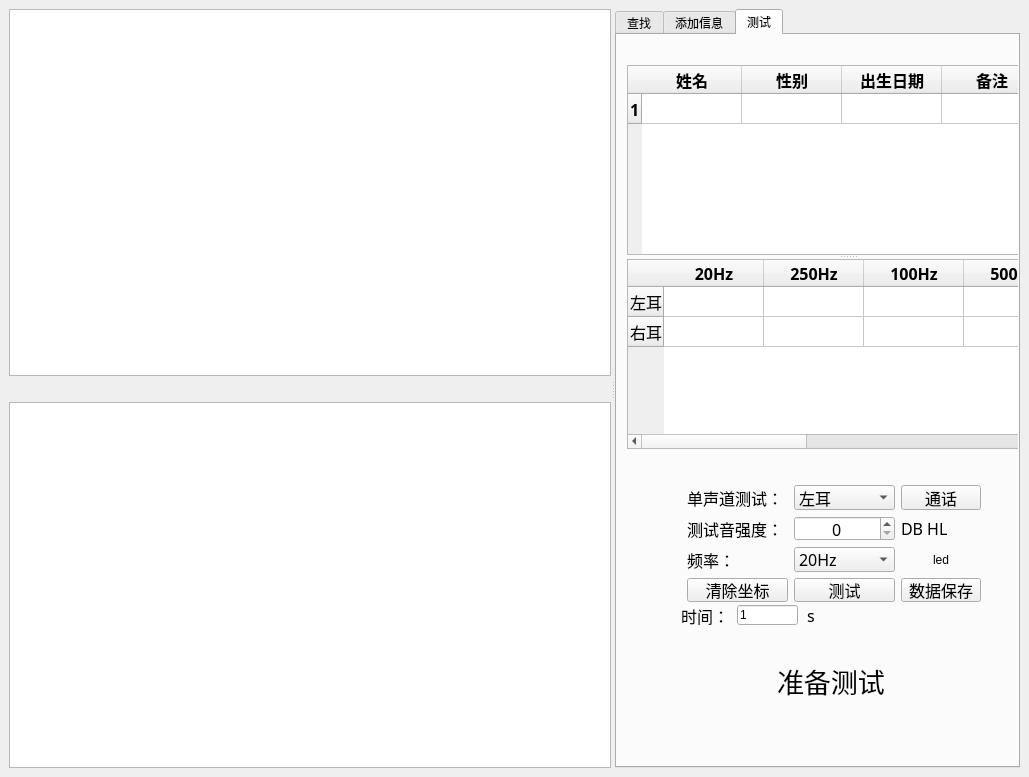
<?xml version="1.0" encoding="UTF-8"?>
<ui version="4.0">
 <class>chart</class>
 <widget class="QMainWindow" name="chart">
  <property name="geometry">
   <rect>
    <x>0</x>
    <y>0</y>
    <width>1029</width>
    <height>777</height>
   </rect>
  </property>
  <property name="windowTitle">
   <string>chart</string>
  </property>
  <widget class="QWidget" name="centralwidget">
   <layout class="QHBoxLayout" name="horizontalLayout_2">
    <item>
     <widget class="QSplitter" name="splitter">
      <property name="orientation">
       <enum>Qt::Horizontal</enum>
      </property>
      <widget class="QWidget" name="verticalLayoutWidget_2">
       <layout class="QVBoxLayout" name="chart_2">
        <item>
         <widget class="QtCharts::QChartView" name="left_dBHz_chart_widget"/>
        </item>
        <item>
         <spacer name="verticalSpacer">
          <property name="orientation">
           <enum>Qt::Vertical</enum>
          </property>
          <property name="sizeType">
           <enum>QSizePolicy::Fixed</enum>
          </property>
          <property name="sizeHint" stdset="0">
           <size>
            <width>20</width>
            <height>20</height>
           </size>
          </property>
         </spacer>
        </item>
        <item>
         <widget class="QtCharts::QChartView" name="right_dBHz_chart_widget"/>
        </item>
       </layout>
      </widget>
      <widget class="QTabWidget" name="tabWidget">
       <property name="currentIndex">
        <number>2</number>
       </property>
       <widget class="QWidget" name="tab_3">
        <attribute name="title">
         <string>查找</string>
        </attribute>
        <widget class="QWidget" name="search_Widget" native="true">
         <property name="geometry">
          <rect>
           <x>10</x>
           <y>10</y>
           <width>551</width>
           <height>737</height>
          </rect>
         </property>
         <widget class="QTableWidget" name="information_table">
          <property name="geometry">
           <rect>
            <x>0</x>
            <y>10</y>
            <width>419</width>
            <height>192</height>
           </rect>
          </property>
          <property name="sizePolicy">
           <sizepolicy hsizetype="MinimumExpanding" vsizetype="Preferred">
            <horstretch>0</horstretch>
            <verstretch>0</verstretch>
           </sizepolicy>
          </property>
          <property name="maximumSize">
           <size>
            <width>16777215</width>
            <height>16777215</height>
           </size>
          </property>
          <property name="layoutDirection">
           <enum>Qt::LeftToRight</enum>
          </property>
          <property name="lineWidth">
           <number>5</number>
          </property>
          <row>
           <property name="text">
            <string>1</string>
           </property>
           <property name="font">
            <font>
             <family>楷体</family>
             <pointsize>12</pointsize>
             <weight>75</weight>
             <bold>true</bold>
            </font>
           </property>
          </row>
          <column>
           <property name="text">
            <string>姓名</string>
           </property>
           <property name="font">
            <font>
             <family>楷体</family>
             <pointsize>12</pointsize>
             <weight>75</weight>
             <bold>true</bold>
            </font>
           </property>
          </column>
          <column>
           <property name="text">
            <string>性别</string>
           </property>
           <property name="font">
            <font>
             <family>楷体</family>
             <pointsize>12</pointsize>
             <weight>75</weight>
             <bold>true</bold>
            </font>
           </property>
          </column>
          <column>
           <property name="text">
            <string>出生日期</string>
           </property>
           <property name="font">
            <font>
             <family>楷体</family>
             <pointsize>12</pointsize>
             <weight>75</weight>
             <bold>true</bold>
            </font>
           </property>
          </column>
          <column>
           <property name="text">
            <string>备注</string>
           </property>
           <property name="font">
            <font>
             <family>楷体</family>
             <pointsize>12</pointsize>
             <weight>75</weight>
             <bold>true</bold>
            </font>
           </property>
          </column>
          <item row="0" column="0">
           <property name="text">
            <string/>
           </property>
           <property name="font">
            <font>
             <family>楷体</family>
             <pointsize>12</pointsize>
            </font>
           </property>
          </item>
          <item row="0" column="1">
           <property name="text">
            <string/>
           </property>
           <property name="font">
            <font>
             <family>楷体</family>
             <pointsize>12</pointsize>
            </font>
           </property>
          </item>
          <item row="0" column="2">
           <property name="text">
            <string/>
           </property>
           <property name="font">
            <font>
             <family>楷体</family>
             <pointsize>12</pointsize>
            </font>
           </property>
          </item>
          <item row="0" column="3">
           <property name="text">
            <string/>
           </property>
           <property name="font">
            <font>
             <family>楷体</family>
             <pointsize>12</pointsize>
            </font>
           </property>
           <property name="textAlignment">
            <set>AlignCenter</set>
           </property>
          </item>
         </widget>
         <widget class="QLineEdit" name="search_Edit">
          <property name="geometry">
           <rect>
            <x>430</x>
            <y>20</y>
            <width>108</width>
            <height>22</height>
           </rect>
          </property>
          <property name="sizePolicy">
           <sizepolicy hsizetype="Fixed" vsizetype="Fixed">
            <horstretch>0</horstretch>
            <verstretch>0</verstretch>
           </sizepolicy>
          </property>
          <property name="text">
           <string>输入要查找的姓名</string>
          </property>
         </widget>
         <widget class="QPushButton" name="search_Button">
          <property name="geometry">
           <rect>
            <x>460</x>
            <y>50</y>
            <width>80</width>
            <height>20</height>
           </rect>
          </property>
          <property name="sizePolicy">
           <sizepolicy hsizetype="Fixed" vsizetype="Fixed">
            <horstretch>0</horstretch>
            <verstretch>0</verstretch>
           </sizepolicy>
          </property>
          <property name="focusPolicy">
           <enum>Qt::StrongFocus</enum>
          </property>
          <property name="contextMenuPolicy">
           <enum>Qt::DefaultContextMenu</enum>
          </property>
          <property name="layoutDirection">
           <enum>Qt::LeftToRight</enum>
          </property>
          <property name="text">
           <string>查找</string>
          </property>
          <property name="autoDefault">
           <bool>false</bool>
          </property>
          <property name="default">
           <bool>false</bool>
          </property>
          <property name="flat">
           <bool>false</bool>
          </property>
         </widget>
         <zorder>search_Edit</zorder>
         <zorder>search_Button</zorder>
         <zorder>information_table</zorder>
        </widget>
       </widget>
       <widget class="QWidget" name="tab_4">
        <attribute name="title">
         <string>添加信息</string>
        </attribute>
        <widget class="QWidget" name="check_2" native="true">
         <property name="geometry">
          <rect>
           <x>20</x>
           <y>20</y>
           <width>421</width>
           <height>737</height>
          </rect>
         </property>
         <widget class="QWidget" name="verticalLayoutWidget">
          <property name="geometry">
           <rect>
            <x>10</x>
            <y>10</y>
            <width>404</width>
            <height>255</height>
           </rect>
          </property>
          <layout class="QVBoxLayout" name="verticalLayout">
           <item>
            <layout class="QGridLayout" name="gridLayout">
             <item row="0" column="3">
              <widget class="QComboBox" name="sex_Edit">
               <item>
                <property name="text">
                 <string>男</string>
                </property>
               </item>
               <item>
                <property name="text">
                 <string>女</string>
                </property>
               </item>
              </widget>
             </item>
             <item row="0" column="1">
              <widget class="QLineEdit" name="name_Edit"/>
             </item>
             <item row="0" column="0">
              <widget class="QLabel" name="name_label">
               <property name="text">
                <string>姓名：</string>
               </property>
              </widget>
             </item>
             <item row="0" column="4">
              <widget class="QLabel" name="birth_label">
               <property name="text">
                <string>出生日期：</string>
               </property>
              </widget>
             </item>
             <item row="0" column="2">
              <widget class="QLabel" name="sex_label">
               <property name="text">
                <string>性别：</string>
               </property>
              </widget>
             </item>
             <item row="0" column="5">
              <widget class="QDateEdit" name="birth_Edit"/>
             </item>
            </layout>
           </item>
           <item>
            <layout class="QHBoxLayout" name="horizontalLayout">
             <item>
              <widget class="QLabel" name="note_label">
               <property name="text">
                <string>备注：</string>
               </property>
              </widget>
             </item>
             <item>
              <widget class="QTextEdit" name="note_Edit">
               <property name="sizePolicy">
                <sizepolicy hsizetype="Expanding" vsizetype="Fixed">
                 <horstretch>0</horstretch>
                 <verstretch>0</verstretch>
                </sizepolicy>
               </property>
               <property name="html">
                <string>&lt;!DOCTYPE HTML PUBLIC &quot;-//W3C//DTD HTML 4.0//EN&quot; &quot;http://www.w3.org/TR/REC-html40/strict.dtd&quot;&gt;
&lt;html&gt;&lt;head&gt;&lt;meta name=&quot;qrichtext&quot; content=&quot;1&quot; /&gt;&lt;style type=&quot;text/css&quot;&gt;
p, li { white-space: pre-wrap; }
&lt;/style&gt;&lt;/head&gt;&lt;body style=&quot; font-family:'SimSun'; font-size:9pt; font-weight:400; font-style:normal;&quot;&gt;
&lt;p style=&quot; margin-top:0px; margin-bottom:0px; margin-left:0px; margin-right:0px; -qt-block-indent:0; text-indent:0px;&quot;&gt;请填写过敏史、病史等各种影响诊断结果的因素...&lt;/p&gt;
&lt;p style=&quot;-qt-paragraph-type:empty; margin-top:0px; margin-bottom:0px; margin-left:0px; margin-right:0px; -qt-block-indent:0; text-indent:0px;&quot;&gt;&lt;br /&gt;&lt;/p&gt;&lt;/body&gt;&lt;/html&gt;</string>
               </property>
              </widget>
             </item>
            </layout>
           </item>
           <item>
            <layout class="QHBoxLayout" name="horizontalLayout_4">
             <item>
              <spacer name="horizontalSpacer">
               <property name="orientation">
                <enum>Qt::Horizontal</enum>
               </property>
               <property name="sizeType">
                <enum>QSizePolicy::Fixed</enum>
               </property>
               <property name="sizeHint" stdset="0">
                <size>
                 <width>80</width>
                 <height>20</height>
                </size>
               </property>
              </spacer>
             </item>
             <item>
              <widget class="QPushButton" name="save">
               <property name="sizePolicy">
                <sizepolicy hsizetype="Fixed" vsizetype="Fixed">
                 <horstretch>0</horstretch>
                 <verstretch>0</verstretch>
                </sizepolicy>
               </property>
               <property name="text">
                <string>保存</string>
               </property>
              </widget>
             </item>
             <item>
              <spacer name="horizontalSpacer_4">
               <property name="orientation">
                <enum>Qt::Horizontal</enum>
               </property>
               <property name="sizeType">
                <enum>QSizePolicy::Fixed</enum>
               </property>
               <property name="sizeHint" stdset="0">
                <size>
                 <width>56</width>
                 <height>20</height>
                </size>
               </property>
              </spacer>
             </item>
             <item>
              <widget class="QPushButton" name="clear">
               <property name="sizePolicy">
                <sizepolicy hsizetype="Fixed" vsizetype="Fixed">
                 <horstretch>0</horstretch>
                 <verstretch>0</verstretch>
                </sizepolicy>
               </property>
               <property name="text">
                <string>清空</string>
               </property>
              </widget>
             </item>
             <item>
              <spacer name="horizontalSpacer_3">
               <property name="orientation">
                <enum>Qt::Horizontal</enum>
               </property>
               <property name="sizeType">
                <enum>QSizePolicy::Fixed</enum>
               </property>
               <property name="sizeHint" stdset="0">
                <size>
                 <width>80</width>
                 <height>20</height>
                </size>
               </property>
              </spacer>
             </item>
            </layout>
           </item>
          </layout>
         </widget>
        </widget>
       </widget>
       <widget class="QWidget" name="tab_5">
        <attribute name="title">
         <string>测试</string>
        </attribute>
        <widget class="QWidget" name="test" native="true">
         <property name="geometry">
          <rect>
           <x>10</x>
           <y>20</y>
           <width>441</width>
           <height>737</height>
          </rect>
         </property>
         <widget class="QWidget" name="gridLayoutWidget">
          <property name="geometry">
           <rect>
            <x>60</x>
            <y>430</y>
            <width>294</width>
            <height>117</height>
           </rect>
          </property>
          <layout class="QGridLayout" name="gridLayout_2">
           <item row="2" column="1">
            <widget class="QComboBox" name="Hz">
             <property name="font">
              <font>
               <family>楷体</family>
               <pointsize>12</pointsize>
              </font>
             </property>
             <property name="editable">
              <bool>false</bool>
             </property>
             <property name="insertPolicy">
              <enum>QComboBox::InsertAtBottom</enum>
             </property>
             <property name="iconSize">
              <size>
               <width>15</width>
               <height>15</height>
              </size>
             </property>
             <property name="frame">
              <bool>true</bool>
             </property>
             <item>
              <property name="text">
               <string>20Hz</string>
              </property>
             </item>
             <item>
              <property name="text">
               <string>100Hz</string>
              </property>
             </item>
             <item>
              <property name="text">
               <string>250Hz</string>
              </property>
             </item>
             <item>
              <property name="text">
               <string>500Hz</string>
              </property>
             </item>
             <item>
              <property name="text">
               <string>1KHz</string>
              </property>
             </item>
             <item>
              <property name="text">
               <string>2KHz</string>
              </property>
             </item>
             <item>
              <property name="text">
               <string>4KHz</string>
              </property>
             </item>
             <item>
              <property name="text">
               <string>8KHz</string>
              </property>
             </item>
             <item>
              <property name="text">
               <string>16KHz</string>
              </property>
             </item>
             <item>
              <property name="text">
               <string>20KHz</string>
              </property>
             </item>
            </widget>
           </item>
           <item row="1" column="0">
            <widget class="QLabel" name="label_2">
             <property name="font">
              <font>
               <family>楷体</family>
               <pointsize>12</pointsize>
              </font>
             </property>
             <property name="text">
              <string>测试音强度：</string>
             </property>
            </widget>
           </item>
           <item row="2" column="0">
            <widget class="QLabel" name="label">
             <property name="font">
              <font>
               <family>楷体</family>
               <pointsize>12</pointsize>
              </font>
             </property>
             <property name="text">
              <string>频率：</string>
             </property>
            </widget>
           </item>
           <item row="1" column="1">
            <widget class="QSpinBox" name="Db">
             <property name="font">
              <font>
               <family>楷体</family>
               <pointsize>12</pointsize>
              </font>
             </property>
             <property name="contextMenuPolicy">
              <enum>Qt::DefaultContextMenu</enum>
             </property>
             <property name="layoutDirection">
              <enum>Qt::LeftToRight</enum>
             </property>
             <property name="alignment">
              <set>Qt::AlignCenter</set>
             </property>
            </widget>
           </item>
           <item row="3" column="1">
            <widget class="QPushButton" name="test_botton">
             <property name="font">
              <font>
               <family>楷体</family>
               <pointsize>12</pointsize>
              </font>
             </property>
             <property name="text">
              <string>测试</string>
             </property>
            </widget>
           </item>
           <item row="3" column="2">
            <widget class="QPushButton" name="data_test_save">
             <property name="sizePolicy">
              <sizepolicy hsizetype="Maximum" vsizetype="Maximum">
               <horstretch>0</horstretch>
               <verstretch>0</verstretch>
              </sizepolicy>
             </property>
             <property name="font">
              <font>
               <family>楷体</family>
               <pointsize>12</pointsize>
              </font>
             </property>
             <property name="text">
              <string>数据保存</string>
             </property>
            </widget>
           </item>
           <item row="1" column="2">
            <widget class="QLabel" name="label_3">
             <property name="font">
              <font>
               <family>楷体</family>
               <pointsize>12</pointsize>
              </font>
             </property>
             <property name="text">
              <string>DB HL</string>
             </property>
            </widget>
           </item>
           <item row="0" column="1">
            <widget class="QComboBox" name="ear_choose">
             <property name="font">
              <font>
               <family>楷体</family>
               <pointsize>12</pointsize>
              </font>
             </property>
             <item>
              <property name="text">
               <string>左耳</string>
              </property>
             </item>
             <item>
              <property name="text">
               <string>右耳</string>
              </property>
             </item>
            </widget>
           </item>
           <item row="0" column="0">
            <widget class="QLabel" name="ear_label">
             <property name="font">
              <font>
               <family>楷体</family>
               <pointsize>12</pointsize>
              </font>
             </property>
             <property name="text">
              <string>单声道测试：</string>
             </property>
            </widget>
           </item>
           <item row="2" column="2">
            <widget class="QLabel" name="led">
             <property name="layoutDirection">
              <enum>Qt::RightToLeft</enum>
             </property>
             <property name="frameShadow">
              <enum>QFrame::Sunken</enum>
             </property>
             <property name="text">
              <string>led</string>
             </property>
             <property name="alignment">
              <set>Qt::AlignCenter</set>
             </property>
            </widget>
           </item>
           <item row="3" column="0">
            <widget class="QPushButton" name="clear_botton">
             <property name="font">
              <font>
               <family>楷体</family>
               <pointsize>12</pointsize>
              </font>
             </property>
             <property name="text">
              <string>清除坐标</string>
             </property>
            </widget>
           </item>
           <item row="0" column="2">
            <widget class="QPushButton" name="call_botton">
             <property name="font">
              <font>
               <family>楷体</family>
               <pointsize>12</pointsize>
              </font>
             </property>
             <property name="text">
              <string>通话</string>
             </property>
            </widget>
           </item>
          </layout>
         </widget>
         <widget class="QSplitter" name="splitter_2">
          <property name="geometry">
           <rect>
            <x>0</x>
            <y>10</y>
            <width>441</width>
            <height>384</height>
           </rect>
          </property>
          <property name="orientation">
           <enum>Qt::Vertical</enum>
          </property>
          <widget class="QTableWidget" name="information_table_test">
           <property name="sizePolicy">
            <sizepolicy hsizetype="MinimumExpanding" vsizetype="Preferred">
             <horstretch>0</horstretch>
             <verstretch>0</verstretch>
            </sizepolicy>
           </property>
           <property name="maximumSize">
            <size>
             <width>16777215</width>
             <height>16777215</height>
            </size>
           </property>
           <property name="layoutDirection">
            <enum>Qt::LeftToRight</enum>
           </property>
           <property name="lineWidth">
            <number>5</number>
           </property>
           <row>
            <property name="text">
             <string>1</string>
            </property>
            <property name="font">
             <font>
              <family>楷体</family>
              <pointsize>12</pointsize>
              <weight>75</weight>
              <bold>true</bold>
             </font>
            </property>
           </row>
           <column>
            <property name="text">
             <string>姓名</string>
            </property>
            <property name="font">
             <font>
              <family>楷体</family>
              <pointsize>12</pointsize>
              <weight>75</weight>
              <bold>true</bold>
             </font>
            </property>
           </column>
           <column>
            <property name="text">
             <string>性别</string>
            </property>
            <property name="font">
             <font>
              <family>楷体</family>
              <pointsize>12</pointsize>
              <weight>75</weight>
              <bold>true</bold>
             </font>
            </property>
           </column>
           <column>
            <property name="text">
             <string>出生日期</string>
            </property>
            <property name="font">
             <font>
              <family>楷体</family>
              <pointsize>12</pointsize>
              <weight>75</weight>
              <bold>true</bold>
             </font>
            </property>
           </column>
           <column>
            <property name="text">
             <string>备注</string>
            </property>
            <property name="font">
             <font>
              <family>楷体</family>
              <pointsize>12</pointsize>
              <weight>75</weight>
              <bold>true</bold>
             </font>
            </property>
           </column>
           <item row="0" column="0">
            <property name="text">
             <string/>
            </property>
            <property name="font">
             <font>
              <family>楷体</family>
              <pointsize>12</pointsize>
             </font>
            </property>
            <property name="background">
             <brush brushstyle="NoBrush">
              <color alpha="255">
               <red>0</red>
               <green>0</green>
               <blue>0</blue>
              </color>
             </brush>
            </property>
           </item>
           <item row="0" column="1">
            <property name="text">
             <string/>
            </property>
            <property name="font">
             <font>
              <family>楷体</family>
              <pointsize>12</pointsize>
             </font>
            </property>
           </item>
           <item row="0" column="2">
            <property name="text">
             <string/>
            </property>
            <property name="font">
             <font>
              <family>楷体</family>
              <pointsize>12</pointsize>
             </font>
            </property>
           </item>
           <item row="0" column="3">
            <property name="text">
             <string/>
            </property>
            <property name="font">
             <font>
              <family>楷体</family>
              <pointsize>12</pointsize>
             </font>
            </property>
            <property name="textAlignment">
             <set>AlignCenter</set>
            </property>
           </item>
          </widget>
          <widget class="QTableWidget" name="data_table">
           <property name="sizePolicy">
            <sizepolicy hsizetype="MinimumExpanding" vsizetype="Preferred">
             <horstretch>0</horstretch>
             <verstretch>0</verstretch>
            </sizepolicy>
           </property>
           <property name="maximumSize">
            <size>
             <width>16777215</width>
             <height>16777215</height>
            </size>
           </property>
           <property name="layoutDirection">
            <enum>Qt::LeftToRight</enum>
           </property>
           <property name="lineWidth">
            <number>5</number>
           </property>
           <row>
            <property name="text">
             <string>左耳</string>
            </property>
            <property name="font">
             <font>
              <family>楷体</family>
              <pointsize>12</pointsize>
             </font>
            </property>
           </row>
           <row>
            <property name="text">
             <string>右耳</string>
            </property>
            <property name="font">
             <font>
              <family>楷体</family>
              <pointsize>12</pointsize>
             </font>
            </property>
           </row>
           <column>
            <property name="text">
             <string>20Hz</string>
            </property>
            <property name="font">
             <font>
              <family>楷体</family>
              <pointsize>12</pointsize>
              <weight>75</weight>
              <bold>true</bold>
             </font>
            </property>
           </column>
           <column>
            <property name="text">
             <string>250Hz</string>
            </property>
            <property name="font">
             <font>
              <family>楷体</family>
              <pointsize>12</pointsize>
              <weight>75</weight>
              <bold>true</bold>
             </font>
            </property>
           </column>
           <column>
            <property name="text">
             <string>100Hz</string>
            </property>
            <property name="font">
             <font>
              <family>楷体</family>
              <pointsize>12</pointsize>
              <weight>75</weight>
              <bold>true</bold>
             </font>
            </property>
           </column>
           <column>
            <property name="text">
             <string>500Hz</string>
            </property>
            <property name="font">
             <font>
              <family>楷体</family>
              <pointsize>12</pointsize>
              <weight>75</weight>
              <bold>true</bold>
             </font>
            </property>
           </column>
           <column>
            <property name="text">
             <string>1KHz</string>
            </property>
            <property name="font">
             <font>
              <family>楷体</family>
              <pointsize>12</pointsize>
              <weight>75</weight>
              <bold>true</bold>
             </font>
            </property>
           </column>
           <column>
            <property name="text">
             <string>2KHz</string>
            </property>
            <property name="font">
             <font>
              <family>楷体</family>
              <pointsize>12</pointsize>
              <weight>75</weight>
              <bold>true</bold>
             </font>
            </property>
           </column>
           <column>
            <property name="text">
             <string>4KHz</string>
            </property>
            <property name="font">
             <font>
              <family>楷体</family>
              <pointsize>12</pointsize>
              <weight>75</weight>
              <bold>true</bold>
             </font>
            </property>
           </column>
           <column>
            <property name="text">
             <string>8Khz</string>
            </property>
            <property name="font">
             <font>
              <family>楷体</family>
              <pointsize>12</pointsize>
              <weight>75</weight>
              <bold>true</bold>
             </font>
            </property>
           </column>
           <column>
            <property name="text">
             <string>16KHz</string>
            </property>
            <property name="font">
             <font>
              <family>楷体</family>
              <pointsize>12</pointsize>
              <weight>75</weight>
              <bold>true</bold>
             </font>
            </property>
           </column>
           <column>
            <property name="text">
             <string>20KHz</string>
            </property>
            <property name="font">
             <font>
              <family>楷体</family>
              <pointsize>12</pointsize>
              <weight>75</weight>
              <bold>true</bold>
             </font>
            </property>
           </column>
          </widget>
         </widget>
         <widget class="QLabel" name="label_4">
          <property name="geometry">
           <rect>
            <x>150</x>
            <y>600</y>
            <width>121</width>
            <height>51</height>
           </rect>
          </property>
          <property name="font">
           <font>
            <family>楷体</family>
            <pointsize>20</pointsize>
           </font>
          </property>
          <property name="text">
           <string>准备测试</string>
          </property>
         </widget>
         <widget class="QLabel" name="label_5">
          <property name="geometry">
           <rect>
            <x>50</x>
            <y>550</y>
            <width>61</width>
            <height>21</height>
           </rect>
          </property>
          <property name="font">
           <font>
            <family>楷体</family>
            <pointsize>12</pointsize>
           </font>
          </property>
          <property name="text">
           <string> 时间：</string>
          </property>
         </widget>
         <widget class="QLineEdit" name="timeEdit">
          <property name="geometry">
           <rect>
            <x>110</x>
            <y>550</y>
            <width>61</width>
            <height>20</height>
           </rect>
          </property>
          <property name="text">
           <string>1</string>
          </property>
         </widget>
         <widget class="QLabel" name="label_6">
          <property name="geometry">
           <rect>
            <x>180</x>
            <y>550</y>
            <width>61</width>
            <height>21</height>
           </rect>
          </property>
          <property name="font">
           <font>
            <family>楷体</family>
            <pointsize>12</pointsize>
           </font>
          </property>
          <property name="text">
           <string>s</string>
          </property>
         </widget>
        </widget>
       </widget>
      </widget>
     </widget>
    </item>
   </layout>
  </widget>
  <action name="check">
   <property name="checkable">
    <bool>true</bool>
   </property>
   <property name="text">
    <string>校验</string>
   </property>
  </action>
 </widget>
 <customwidgets>
  <customwidget>
   <class>QtCharts::QChartView</class>
   <extends>QGraphicsView</extends>
   <header location="global">qchartview.h</header>
  </customwidget>
 </customwidgets>
 <resources/>
 <connections/>
</ui>
